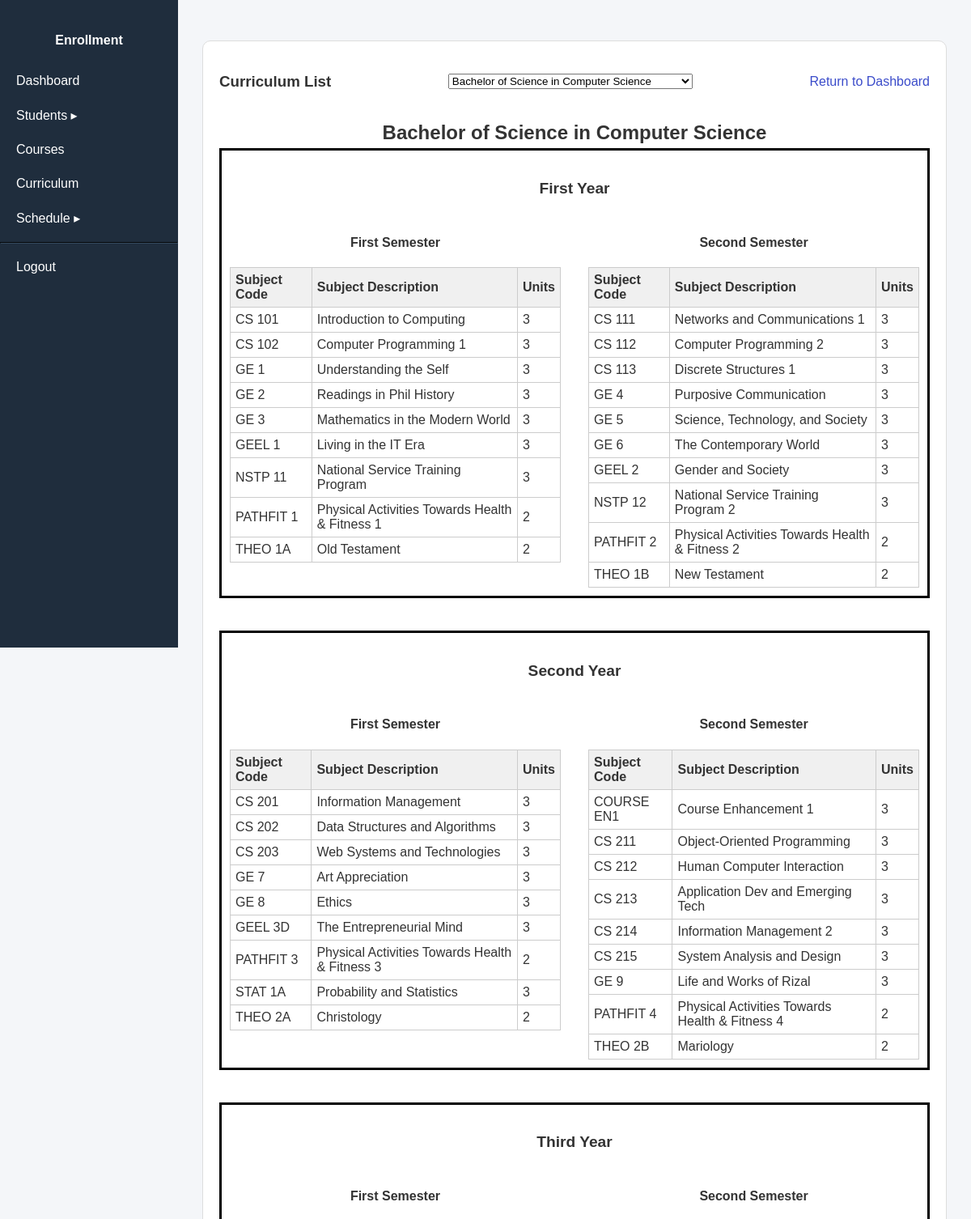
Screenshot of /public/curriculum/index.php?courseID=1 (signed in, upper part) with the database file from the repository.
### tables this page shows
CREATE TABLE course (
    courseID int auto_increment primary key,
    courseName varchar(10) not null unique,
    courseDesc varchar(255) not null
);

CREATE TABLE course_curriculum (
    courCurID int auto_increment primary key,
    courseID int not null,
    curID int not null,

    foreign key (courseID) references course(courseID),
    foreign key (curID) references curriculum(curID),

    constraint unique_course_curriculum unique (courseID, curID)
);

CREATE TABLE curriculum (
    curID int auto_increment primary key,
    subjectCode varchar(20) not null,
    semester tinyint not null,
    yearlevel tinyint not null,
    subdescription varchar(50) not null,
    units tinyint unsigned not null
);

### models/Curriculum.php (called while the page is built, shortened)
<?php
class Curriculum {
    public static function fetchCurByCourse($conn, $courseID, $order = 'ASC') {
        $stmt = $conn->prepare(
            "SELECT cu.subjectCode, cu.subdescription, cu.yearlevel, cu.semester, cu.units, cc.courseID
            from course_curriculum cc
            inner join curriculum cu on cc.curID = cu.curID
            where cc.courseID = ?
            order by cu.yearlevel $order, cu.subjectCode $order"
        );
        $stmt->bind_param("i", $courseID);
        $stmt->execute();
        $result = $stmt->get_result();
        $grouped = [];
        while($row = $result->fetch_assoc()) {
            $year = $row['yearlevel'];
            $semester = $row['semester'];
            $grouped[$year][$semester][] = $row;
        }
        return $grouped;
    }
}

### public/curriculum/index.php (the view, shortened to what this page needs)
<?php
require_once __DIR__ . "/../../config/database.php";
require_once __DIR__ . "/../../models/Curriculum.php";
require_once __DIR__ . "/../../includes/header.php";
$order = (isset($_GET['sort']) && $_GET['sort'] === 'desc') ? 'DESC' : 'ASC';
$courseFilter = isset($_GET ['courseID']) && $_GET['courseID'] != '' ? intval($_GET ['courseID']) : null;
$sql = "SELECT courseID, courseDesc from course";
$resultsql = $conn->query($sql);
$courses = [];
if ($resultsql->num_rows > 0) {
    while ($row = $resultsql->fetch_assoc()) {
        $courses[] = $row;
    }
}
$selectedCourseDesc = '';
if($courseFilter){
    foreach($courses as $course){
        if($course['courseID'] == $courseFilter){
            $selectedCourseDesc = $course['courseDesc'];
            break;
        }
    }
}
$curriculumData = [];
if ($courseFilter){
    $curriculumData = Curriculum::fetchCurByCourse($conn, $courseFilter, $order);
}
?>
<!Doctype html>
<html>
    <head>
    </head>
    <body>
        <div class="table-container">
            <div style="display: flex; justify-content: space-between; align-items: center;">
                <h3>Curriculum List</h3>
                <form method = "get" id = "courseForm">
                    <select name = 'courseID' id='courseID' onchange="this.form.submit()">
                        <?php
                        foreach ($courses as $course) {
                            $selected = ($courseFilter == $course['courseID']) ? 'selected' : '';
                            echo '<option value="'. $course['courseID'] .'" '. $selected .'>'. $course['courseDesc'] .'</option>';
                        }
                        ?>
                    </select>
                </form>
                <a href='/enrollment_system/public/index.php'>Return to Dashboard</a>
            </div>
            <?php if ($courseFilter && $selectedCourseDesc): ?>
                <div style="margin-top: 20px; text-align: center;">
                    <h2><?= $selectedCourseDesc ?></h2>
                </div>
                <?php
                    $yearlabels = [
                        1 => 'First Year',
                        2 => 'Second Year',
                        3 => 'Third Year',
                        4 => 'Fourth Year'
                    ];
                ?>
                <?php foreach ($curriculumData as $year => $semesters): ?>
                    <div class="year-block">
                        <div class="yeartitle">
                            <h4>
                                <?= $yearlabels[$year] ?>
                            </h4>
                        </div>
                        <div class="semester-row">
                            <?php if (isset($semesters[1])): ?>
                                <div class="semester-table">
                                    <h4>First Semester</h4>
                                    <table>
                                        <tr>
                                            <th>Subject Code</th>
                                            <th>Subject Description</th>
                                            <th>Units</th>
                                        </tr>
                                        <?php foreach ($semesters[1] as $sub): ?>
                                            <tr>
                                                <td><?= $sub['subjectCode'] ?></td>
                                                <td><?= $sub['subdescription'] ?></td>
                                                <td><?= $sub['units'] ?></td>
                                            </tr>
                                        <?php endforeach; ?>
                                    </table>
                                </div>
                            <?php endif; ?>
                            <?php if (isset($semesters[2])): ?>
                                <div class="semester-table">
                                    <h4>Second Semester</h4>
                                    <table>
                                        <tr>
                                            <th>Subject Code</th>
                                            <th>Subject Description</th>
                                            <th>Units</th>
                                        </tr>
                                        <?php foreach ($semesters[2] as $sub): ?>
                                            <tr>
                                                <td><?= $sub['subjectCode'] ?></td>
                                                <td><?= $sub['subdescription'] ?></td>
                                                <td><?= $sub['units'] ?></td>
                                            </tr>
                                        <?php endforeach; ?>
                                    </table>
                                </div>
                            <?php endif; ?>
                        </div>
                    </div>
                <?php endforeach; ?>
            <?php endif; ?>
        </div>
    </body>
</html>

### public/assets/css/style.css (style rules this page uses)
body { margin: 0; padding: 0; font-family: Arial, sans-serif; background: #f5f6f8; color: #333; }
h2 { font-weight: 600; margin-bottom: 5px; }
.table-container { background: white; padding: 20px; border-radius: 10px; border: 1px solid #ddd; margin-top: 20px; }
.table-container table { width: 100%; border-collapse: collapse; }
.table-container th { background: #f0f0f0; padding: 12px; text-align: center; font-weight: 600; }
.table-container td { padding: 10px; border-top: 1px solid #eee; text-align: center; }
a { color: #3b4cca; text-decoration: none; }

### includes/header.php (style rules this page uses)
* { box-sizing: border-box; }
body { margin: 0; font-family: Arial, sans-serif; display: flex; min-height: 100vh; background: #f4f6f9; }

### public/curriculum/index.php (style rules this page uses)
.year-block { margin-bottom: 40px; border: solid 3px black; padding: 10px; }
.yeartitle { display: flex; justify-content: center; text-align: center; align-items: center; font-size: larger; }
.semester-row { display: flex; justify-content: space-between; gap: 20px; }
.semester-table { width: 48%; }
.semester-table h4 { display: flex; justify-content: center; align-items: center; text-align: center; }
.semester-table table { width: 100%; border-collapse: collapse; }
.semester-table th, .semester-table td { border: 1px solid #ccc; padding: 6px; text-align: left; }

### rows the page displays
course: courseDesc "Bachelor of Science in Computer Science"
course_curriculum: curID.subjectCode "CS 101", curID.subdescription "Introduction to Computing", curID.units "3"
course_curriculum: curID.subjectCode "CS 102", curID.subdescription "Computer Programming 1", curID.units "3"
course_curriculum: curID.subjectCode "GE 1", curID.subdescription "Understanding the Self", curID.units "3"
course_curriculum: curID.subjectCode "GE 2", curID.subdescription "Readings in Phil History", curID.units "3"
course_curriculum: curID.subjectCode "GE 3", curID.subdescription "Mathematics in the Modern World", curID.units "3"
course_curriculum: curID.subjectCode "GEEL 1", curID.subdescription "Living in the IT Era", curID.units "3"
course_curriculum: curID.subjectCode "NSTP 11", curID.subdescription "National Service Training Program", curID.units "3"
course_curriculum: curID.subjectCode "PATHFIT 1", curID.subdescription "Physical Activities Towards Health & Fitness 1", curID.units "2"
course_curriculum: curID.subjectCode "THEO 1A", curID.subdescription "Old Testament", curID.units "2"
course_curriculum: curID.subjectCode "CS 111", curID.subdescription "Networks and Communications 1", curID.units "3"
course_curriculum: curID.subjectCode "CS 112", curID.subdescription "Computer Programming 2", curID.units "3"
course_curriculum: curID.subjectCode "CS 113", curID.subdescription "Discrete Structures 1", curID.units "3"
course_curriculum: curID.subjectCode "GE 4", curID.subdescription "Purposive Communication", curID.units "3"
course_curriculum: curID.subjectCode "GE 5", curID.subdescription "Science, Technology, and Society", curID.units "3"
course_curriculum: curID.subjectCode "GE 6", curID.subdescription "The Contemporary World", curID.units "3"
course_curriculum: curID.subjectCode "GEEL 2", curID.subdescription "Gender and Society", curID.units "3"
course_curriculum: curID.subjectCode "NSTP 12", curID.subdescription "National Service Training Program 2", curID.units "3"
course_curriculum: curID.subjectCode "PATHFIT 2", curID.subdescription "Physical Activities Towards Health & Fitness 2", curID.units "2"
course_curriculum: curID.subjectCode "THEO 1B", curID.subdescription "New Testament", curID.units "2"
course_curriculum: curID.subjectCode "CS 201", curID.subdescription "Information Management", curID.units "3"
course_curriculum: curID.subjectCode "CS 202", curID.subdescription "Data Structures and Algorithms", curID.units "3"
course_curriculum: curID.subjectCode "CS 203", curID.subdescription "Web Systems and Technologies", curID.units "3"
course_curriculum: curID.subjectCode "GE 7", curID.subdescription "Art Appreciation", curID.units "3"
course_curriculum: curID.subjectCode "GE 8", curID.subdescription "Ethics", curID.units "3"
course_curriculum: curID.subjectCode "GEEL 3D", curID.subdescription "The Entrepreneurial Mind", curID.units "3"
course_curriculum: curID.subjectCode "PATHFIT 3", curID.subdescription "Physical Activities Towards Health & Fitness 3", curID.units "2"
course_curriculum: curID.subjectCode "STAT 1A", curID.subdescription "Probability and Statistics", curID.units "3"
course_curriculum: curID.subjectCode "THEO 2A", curID.subdescription "Christology", curID.units "2"
course_curriculum: curID.subjectCode "COURSE EN1", curID.subdescription "Course Enhancement 1", curID.units "3"
course_curriculum: curID.subjectCode "CS 211", curID.subdescription "Object-Oriented Programming", curID.units "3"
course_curriculum: curID.subjectCode "CS 212", curID.subdescription "Human Computer Interaction", curID.units "3"
course_curriculum: curID.subjectCode "CS 213", curID.subdescription "Application Dev and Emerging Tech", curID.units "3"
course_curriculum: curID.subjectCode "CS 214", curID.subdescription "Information Management 2", curID.units "3"
course_curriculum: curID.subjectCode "CS 215", curID.subdescription "System Analysis and Design", curID.units "3"
course_curriculum: curID.subjectCode "GE 9", curID.subdescription "Life and Works of Rizal", curID.units "3"
course_curriculum: curID.subjectCode "PATHFIT 4", curID.subdescription "Physical Activities Towards Health & Fitness 4", curID.units "2"
course_curriculum: curID.subjectCode "THEO 2B", curID.subdescription "Mariology", curID.units "2"

### other values shown
$yearlabels[$year] "First Year"
$yearlabels[$year] "Second Year"
$yearlabels[$year] "Third Year"
form field courseID "Bachelor of Science in Computer Science"
